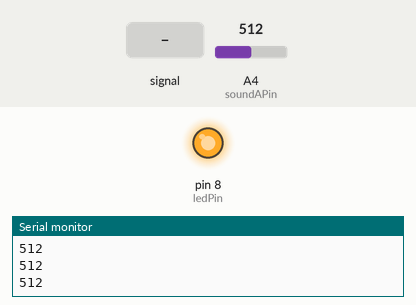
A sketch run on a simulated Arduino Uno, built with avr-gcc and run on an emulated ATmega328P. Shown: output pins drawn as LEDs (lit = HIGH), the last lines printed to the serial monitor. Inputs (shaded band) come from the test bench; at power-on: A4 (soundAPin) = 512.

Above: at 1.2 s.
1.3 s: A4 (soundAPin) fed a 200 Hz sine of ±460 counts around its level
At 2.4 s:
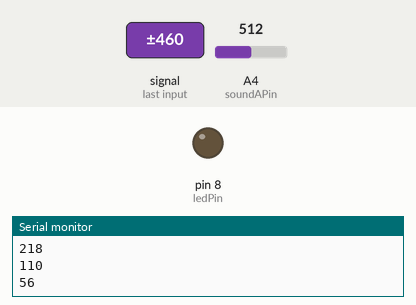
4.0 s: A4 (soundAPin) set to 716
5.5 s: A4 (soundAPin) set to 104
7.0 s: A4 (soundAPin) set to 92
At 7.9 s:
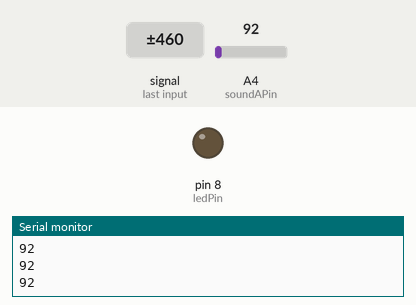
Timing chart, 0 to 9.6 s (numbered marks = the images above; inputs shaded):
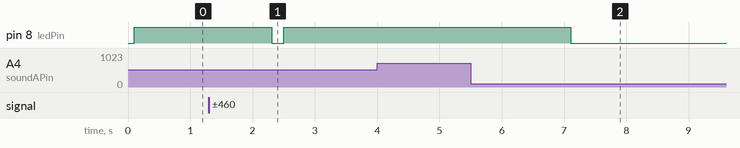

The sketch:

sound_sensor.ino
```cpp
int ledPin = 8;
int soundAPin = A4;
int soundDPin = 3;


int dt = 100;

int sVal;

void setup() {
  // put your setup code here, to run once:

    pinMode(soundAPin, INPUT);
    pinMode(soundDPin, INPUT);
    pinMode(ledPin, OUTPUT);

    Serial.begin(9600);


}

void loop() {
  // put your main code here, to run repeatedly:

  sVal = analogRead(soundAPin);
  delay(dt);

  Serial.println(sVal);

  if(sVal >= 100){
     digitalWrite(ledPin, HIGH);
     delay(dt);
  } else {
    digitalWrite(ledPin, LOW);
  }

}
```

Measured:
- after the input at 1.3 s, pin 8 (ledPin): HIGH → LOW after 1.0 s, → HIGH 0.20 s later
- after the input at 7.0 s, pin 8 (ledPin): HIGH → LOW after 0.11 s
